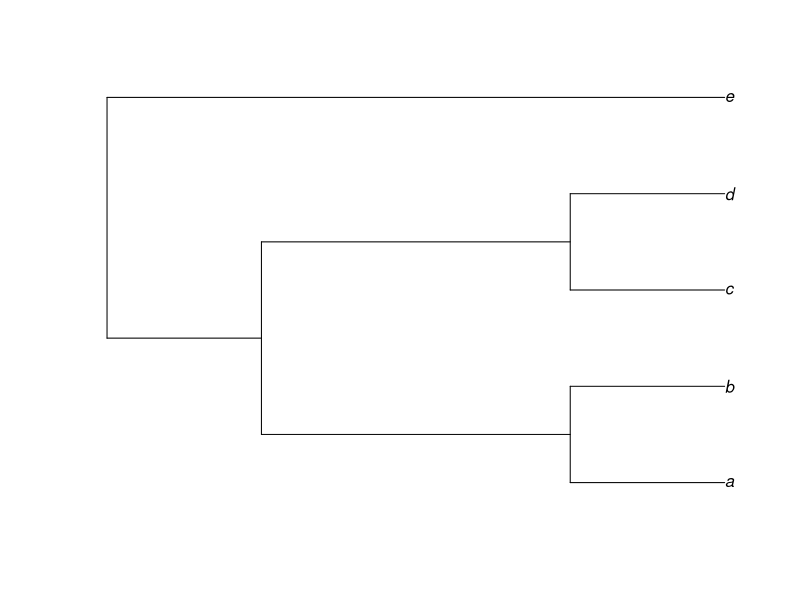

This figure's R source: (Note: this script raises an error after producing the figure.)
## ---- chunk 1
tree <- ape::read.tree(text = "(((a, b), (c, d)), e);")
tree$node.label <- c("n4", "n3", "n1", "n2")
plot(tree)
nodelabels(tree$node.label)
## ---- chunk 2
plot(tree, main = "downpass traversal")
nodelabels(tree$node.label)

## a
a <- c(4, 1.2)
## b
b <- c(4, 1.8)
## c
c <- c(4, 3.2)
## d
d <- c(4, 3.8)
## e
e <- c(4, 4.8)
## n2
n2_1 <- c(3.2, 3.5)
n2_2 <- c(2.8, 3.3)
## n1
n1_1 <- c(3.2, 1.5)
n1_2 <- c(2.8, 1.7)
## n3
n3_1 <- c(1.2, 2.5)
n3_2 <- c(0.8, 2.7)
## n4
n4 <- c(0.2, 3.75)

## First cherry
arrows(a[1], a[2], n1_1[1], n1_1[2]-0.025, length = 0.05)
arrows(b[1], b[2], n1_1[1], n1_1[2]+0.025, length = 0.05)
points(3.8, 1.5, cex = 3)
text(3.8, 1.5, "A", cex = 1)
## Second cherry
arrows(d[1], d[2], n2_1[1], n2_1[2]+0.025, length = 0.05)
arrows(c[1], c[2], n2_1[1], n2_1[2]-0.025, length = 0.05)
points(3.8, 3.5, cex = 3)
text(3.8, 3.5, "B", cex = 1)
## Third
arrows(n1_2[1], n1_2[2], n3_1[1], n3_1[2]-0.025, length = 0.05)
arrows(n2_2[1], n2_2[2], n3_1[1], n3_1[2]+0.025, length = 0.05)
points(2.5, 2.5, cex = 3)
text(2.5, 2.5, "C", cex = 1)
## Fourth
arrows(n3_2[1], n3_2[2], n4[1], n4[2]-0.025, length = 0.05)
arrows(e[1], e[2], n4[1], n4[2]+0.025, length = 0.05)
points(0.7, 3.5, cex = 3)
text(0.7, 3.5, "D", cex = 1)
## ---- chunk 3
plot(tree, main = "uppass traversal")
nodelabels(tree$node.label)

## First cherry
arrows(n1_1[1], n1_1[2]-0.025, a[1], a[2], length = 0.05)
arrows(n1_1[1], n1_1[2]+0.025, b[1], b[2], length = 0.05)
points(3.8, 1.5, cex = 3)
text(3.8, 1.5, "D", cex = 1)
## Second cherry
arrows(n2_1[1], n2_1[2]+0.025, d[1], d[2], length = 0.05)
arrows(n2_1[1], n2_1[2]-0.025, c[1], c[2], length = 0.05)
points(3.8, 3.5, cex = 3)
text(3.8, 3.5, "C", cex = 1)
## Third
arrows(n3_1[1], n3_1[2]-0.025, n1_2[1], n1_2[2], length = 0.05)
arrows(n3_1[1], n3_1[2]+0.025, n2_2[1], n2_2[2], length = 0.05)
points(2.5, 2.5, cex = 3)
text(2.5, 2.5, "B", cex = 1)
## Fourth
arrows(n4[1], n4[2]-0.025, n3_2[1], n3_2[2], length = 0.05)
arrows(n4[1], n4[2]+0.025, e[1], e[2], length = 0.05)
points(0.7, 3.5, cex = 3)
text(0.7, 3.5, "A", cex = 1)
